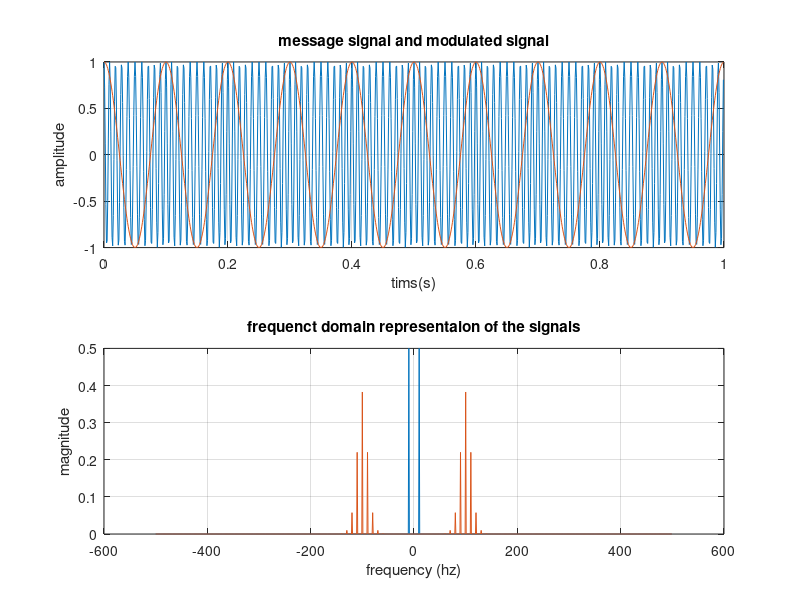

Here is the MATLAB script that generated this plot:
clc;
clear all;
close all;

fs=1000;
dt=1/fs;
t=0:dt:1-dt;
a=1;
Am=1;
fm=10;
fc=100;
kf= 10;
c= cos(2*pi*fc*t);
m= Am*cos(2*pi*fm*t);
m_b= tril(ones(length(m))); % making a low triangular matrix.
m_c=m.*m_b; %the rows represent diffrent points in time and each columm represents the diffrent values of m in time;
sum_m= sum(m_c, 2); %sum the rows of the vector, to make a 1 columm vector. Even though the values in time doesnt correspond to m, the rate of change does;
s= a*cos(2*pi*fc*t+(kf*2*pi*sum_m').*dt); %notice we transpose sum_m (making him a row vector) so we can sum both values. beta will be given after summation;
subplot(2,1,1);
plot (t,s)
grid on
hold on
plot (t,m);
xlabel("tims(s)");
ylabel('amplitude');
title('message signal and modulated signal');

f= -fs/2:1:fs/2-1;
M=fftshift(fft(m)); 
S= fftshift(fft(s));
C=fftshift(fft(c)); % represents two dirac signals of carrier;
subplot(2,1,2);
plot(f,abs(M)/fs); %divide by fs to normalise amplitude;
title('frequenct domain representaion of the signals')
grid on
hold on
plot(f, abs(S)/fs);
grid on
hold on
xlabel('frequency (hz)')
ylabel('magnitude')